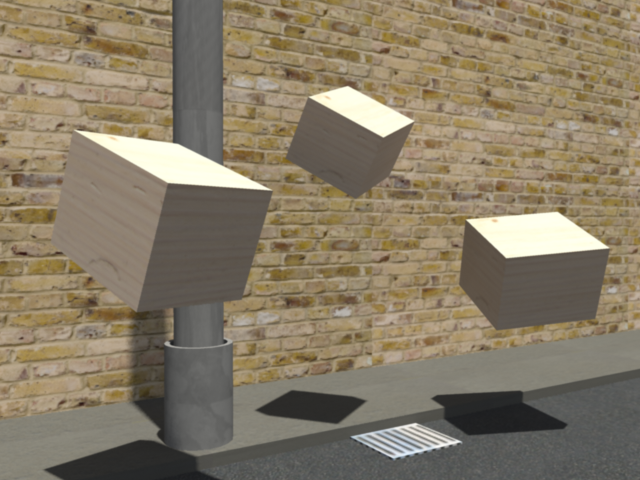
#> input picture 1.png, 640 x 480 px
$ python final.py
#> lines starting #> are read from the running program, lines starting #| are printed output that depends on the picture; long printed decimals are rounded
import cv2
import numpy as np
from matplotlib.patches import Polygon
import matplotlib.pyplot as plt
from scipy.spatial import Delaunay
from sklearn.cluster import KMeans

# Load the two input images
img1 = cv2.imread('1.png')
#> img1 is the input picture: shape (480, 640, 3); mean B, G, R 102.4, 123.3, 135
img2 = cv2.imread('2.png')
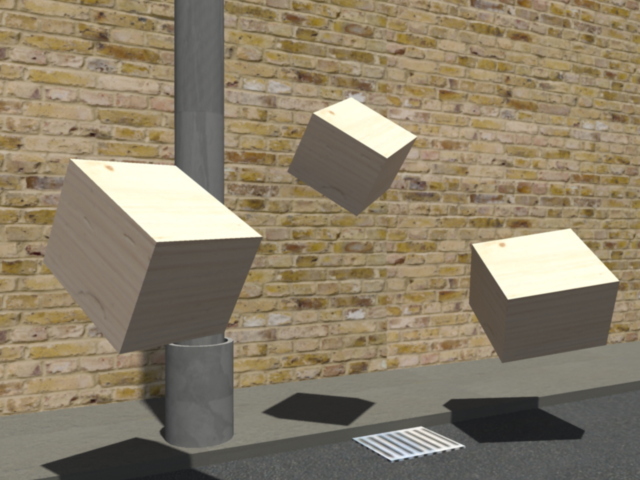
#> input picture 2.png, 640 x 480 px
#> img2 is the input picture: shape (480, 640, 3); mean B, G, R 105.1, 126.6, 138.2

# Define the scale to resize the images
scale = 0.5

# Resize the images
img1 = cv2.resize(img1, (0,0), fx=scale, fy=scale)
#> img1: shape (240, 320, 3)
img2 = cv2.resize(img2, (0,0), fx=scale, fy=scale)
#> img2: shape (240, 320, 3)

# Convert the images to YUV color space
img1_yuv = cv2.cvtColor(img1, cv2.COLOR_BGR2YUV)
#> img1_yuv: shape (240, 320, 3); mean of channels 0, 1, 2 124.5, 117.2, 137.3
y1, u1, v1 = cv2.split(img1_yuv)
img1_y = y1+u1+v1
img1_y_eq = cv2.equalizeHist(img1_y)
img1_y_blur = cv2.GaussianBlur(img1_y_eq, (3,3), 0)

img2_yuv = cv2.cvtColor(img2, cv2.COLOR_BGR2YUV)
#> img2_yuv: shape (240, 320, 3); mean of channels 0, 1, 2 127.7, 117, 137.3
y2, u2, v2 = cv2.split(img2_yuv)
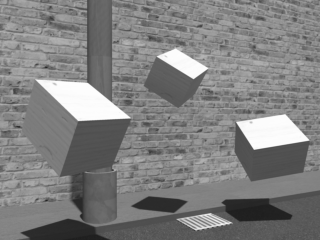
#> y2: shape (240, 320); min 30, max 253, mean 127.7
img2_y = y2+u2+v2
img2_y_eq = cv2.equalizeHist(img2_y)
img2_y_blur = cv2.GaussianBlur(img2_y_eq, (3, 3), 0)
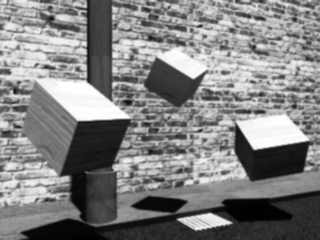
#> img2_y_blur: shape (240, 320); min 0, max 255, mean 129

# Display the YUV converted images
fig, axs = plt.subplots(2, 2, figsize=(10, 8))
axs[0, 0].imshow(cv2.cvtColor(img1_yuv, cv2.COLOR_YUV2RGB))
axs[0, 0].set_title('Imagem 1 (YUV)')
axs[0, 1].imshow(cv2.cvtColor(img2_yuv, cv2.COLOR_YUV2RGB))
axs[0, 1].set_title('Imagem 2 (YUV)')
axs[1, 0].imshow(img1_y_blur, cmap='gray')
axs[1, 0].set_title('Imagem 1 Y (Eq e Gauss)')
axs[1, 1].imshow(img2_y_blur, cmap='gray')
axs[1, 1].set_title('Imagem 2 Y (Eq e Gauss)')
plt.show()

# Create a SIFT object
sift = cv2.SIFT_create()

# Find keypoints and descriptors in the two images
kp1, des1 = sift.detectAndCompute(img1_y_blur, None)
#> kp1 = 1601 keypoints; strongest (x, y, size): (262, 118, 18.6), (183, 219, 5), (243, 138, 21.4), (192, 25, 2.4)
kp2, des2 = sift.detectAndCompute(img2_y_blur, None)
#> kp2 = 1589 keypoints; strongest (x, y, size): (271, 131, 25.5), (86, 103, 26.8), (288, 159, 21.5), (200, 26, 2.5)

# Find matches between the descriptors in the two images
bf = cv2.BFMatcher(cv2.NORM_L2, crossCheck=True)
matches = bf.match(des1, des2)
#> matches = 909 matches

# Select the best matches
n_matches = 1000
matches = matches[:n_matches]

# Extract the interest points from the matches
pts1 = np.float32([kp1[m.queryIdx].pt for m in matches])
#> pts1 = 909 pairs, first value 2.34 to 317, second value 2.94 to 234.9
pts2 = np.float32([kp2[m.trainIdx].pt for m in matches])
#> pts2 = 909 pairs, first value 3.32 to 316.5, second value 2.44 to 232.7

plt.subplot(2,2,3)
plt.imshow(cv2.drawKeypoints(img1, kp1, None, color=(0,255,0)))
plt.title('Imagem 1 - Features')

plt.subplot(2,2,4)
plt.imshow(cv2.drawKeypoints(img2, kp2, None, color=(0,255,0)))
plt.title('Imagem 2 - Features')

plt.show()


tri = Delaunay(pts1)
fig, ax = plt.subplots(figsize=(8, 6))
ax.imshow(cv2.cvtColor(img1, cv2.COLOR_BGR2RGB))
ax.triplot(pts1[:, 0], pts1[:, 1], tri.simplices, color='b', alpha=0.9)
ax.set_title('Imagem 1 com Delaunay')
plt.show()
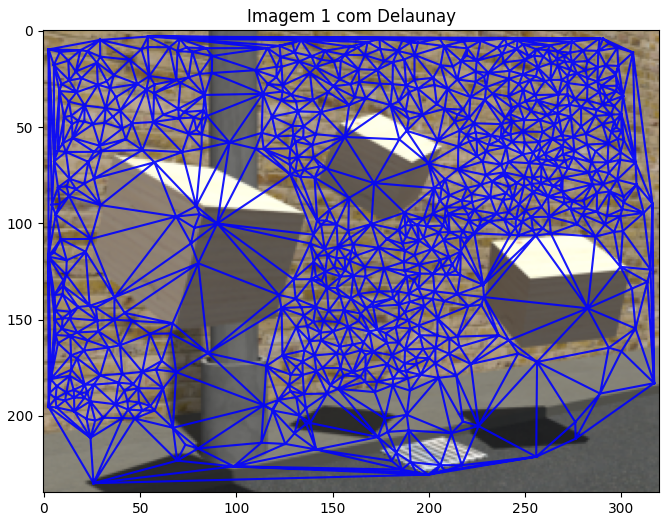
#> figure drawn by matplotlib, 1 panel

# Calculate affine homographies from the Delaunay triangles and keypoints
homographies = []
H, mask = cv2.estimateAffine2D(pts1, pts2, method=cv2.RANSAC)
#> H = [[1.04, -0.0138, 2.67], [-0.0131, 1, 3.09]]; mask = 909 values, max 1 at index 59, min 0 at index 0, mean 0.589
homographies.append(H)

print(homographies)
#| [array([[ 1.035, -0.01379,  2.670],
#|        [-0.01309,  1.004,  3.089]])]

# Use the homography to transform points from one image to the other

# Check if homographies list is not empty
if homographies:
    # Apply the first homography to img1
    img1_homography = cv2.warpAffine(img1, homographies[0], (img2.shape[1], img2.shape[0]))

    plt.imshow(cv2.cvtColor(img1_homography, cv2.COLOR_YUV2RGB))
    plt.title('Imagem 1 Transformada')
    plt.show()
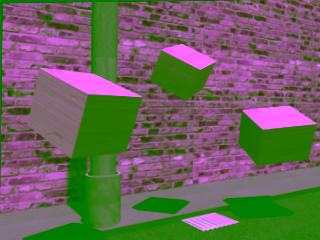
#> shown: shape (240, 320, 3); mean R, G, B 108.1, 100.3, 91.8

# Find keypoints and descriptors in the two images
kp1, des1 = sift.detectAndCompute(img1_homography, None)
#> kp1 = 557 keypoints; strongest (x, y, size): (272, 118, 19.4), (198, 60, 12.7), (181, 52, 11.9), (4, 5, 2.5)

# Find matches between the descriptors in the two images
bf = cv2.BFMatcher(cv2.NORM_L2, crossCheck=True)
matches = bf.match(des1, des2)
#> matches = 330 matches

# Select the best matches
n_matches = 1000
matches = matches[:n_matches]

# Extract the interest points from the matches
pts1 = np.float32([kp1[m.queryIdx].pt for m in matches])
#> pts1 = 330 pairs, first value 2.31 to 312.2, second value 3.47 to 232.5

all_pts_transformed = np.vstack((pts1, pts2)).reshape(-1, 2)
#> all_pts_transformed = 1239 pairs, first value 2.31 to 316.5, second value 2.44 to 232.7
k = 4
kmeans = KMeans(n_clusters=k, random_state=0, n_init=10).fit(all_pts_transformed)

colors = ['red', 'blue', 'green', 'purple']
for i in range(k):
    cluster_pts = all_pts_transformed[kmeans.labels_ == i]
    plt.scatter(cluster_pts[:, 0], cluster_pts[:, 1], c=colors[i], alpha=0.5)

plt.xlim(0, img1.shape[1] + img2.shape[1])
plt.ylim(img1.shape[0], 0)
plt.title('K-means')
plt.show()
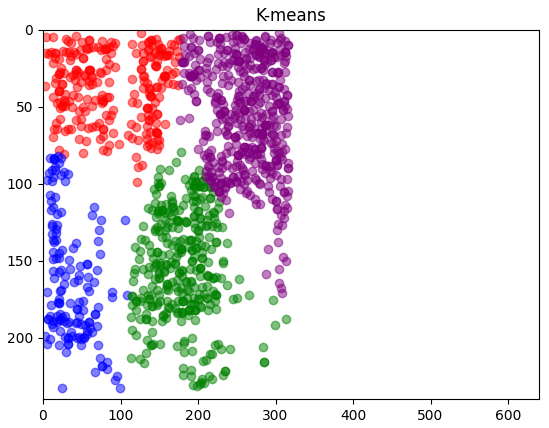
#> figure drawn by matplotlib, 1 panel

# Get the labels for each point
labels = kmeans.labels_
#> labels = 1239 values, max 3 at index 165, min 0 at index 1, mean 1.86

# Plot the segmented planes on top of the original image
fig, ax = plt.subplots(figsize=(10, 8))
ax.imshow(cv2.cvtColor(img1_homography, cv2.COLOR_BGR2RGB))

# Define colors for the planes
colors = ['r', 'g', 'b', 'y']

# Iterate over each cluster and plot the corresponding points with a different color
for i in range(k):
    mask = labels == i
    ax.scatter(all_pts_transformed[:, 0][mask], all_pts_transformed[:, 1][mask], c=colors[i], s=3)

plt.title('Identificação dos planos')
plt.show()
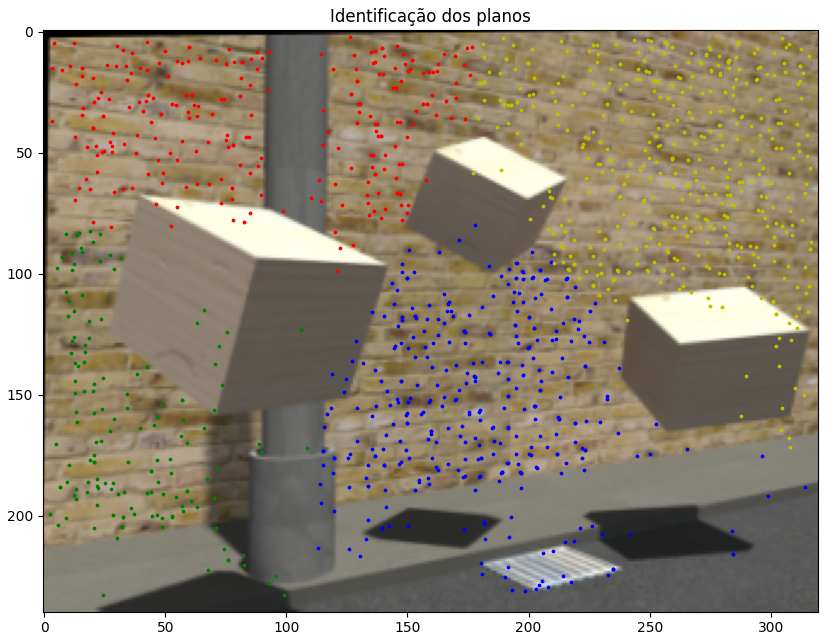
#> figure drawn by matplotlib, 1 panel

# Show the plot
plt.show()
